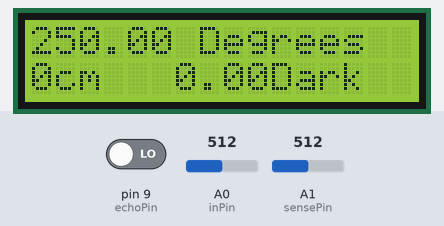
The sketch below on a simulated Arduino Uno, built with avr-gcc and run on an emulated ATmega328P. On the bench: 16×2 character LCD. The inputs (shaded band) are chosen by the test bench; at power-on: A0 (inPin) = 512, A1 (sensePin) = 512, pin 9 (echoPin) LOW.

Above: at 2.1 s.
2.2 s: A0 (inPin) set to 716
At 4.6 s:
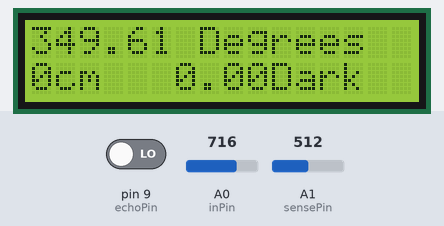
5.0 s: A1 (sensePin) set to 306
At 6.3 s:
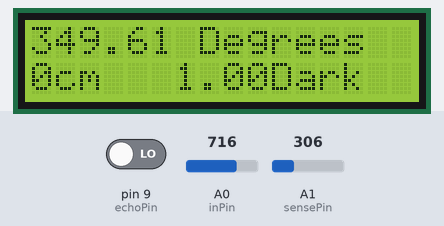
7.0 s: A0 (inPin) set to 900
At 8.1 s:
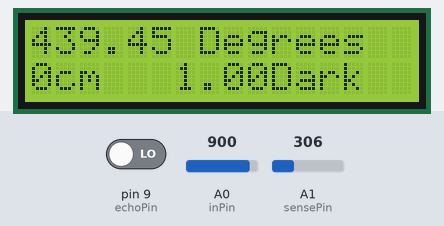
9.0 s: A1 (sensePin) set to 122
At 9.9 s:
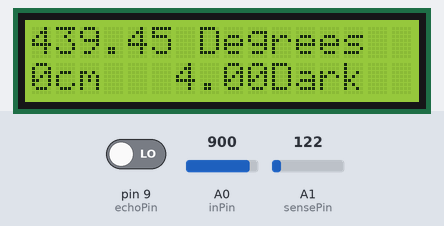
11.0 s: A1 (sensePin) set to 0
At 12.8 s:
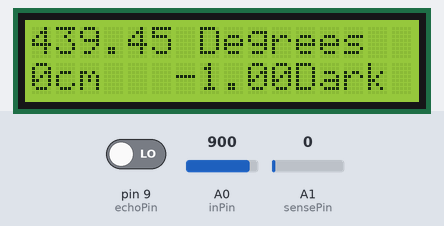
13.1 s: A0 (inPin) set to 1023
At 14.7 s:
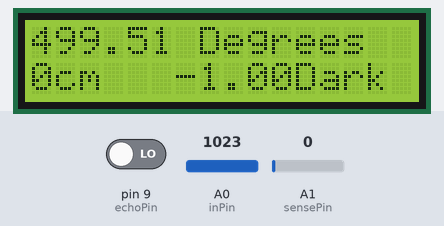
Timing chart, 0 to 16.1 s (numbered marks = the images above; inputs shaded):
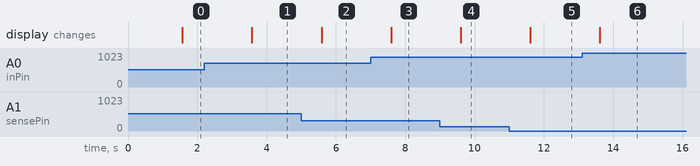

The sketch:

multi_sensor_lcd.ino
```cpp
#include <LiquidCrystal.h>

#define trigPin 8
#define echoPin 9
int sensePin = 1;

LiquidCrystal lcd(12, 11, 5, 4, 3, 2);
const int inPin = 0;

int value;
float millivolts,celsius;

void setup()
  {

    analogReference(DEFAULT); // not needed
    pinMode(trigPin, OUTPUT);
    pinMode(echoPin,INPUT);


    lcd.begin(16, 2);
  }
void loop()
  {
   //  lcd.setCursor(0, 1);

   //calc distacne

   int duration,distance;

  digitalWrite(trigPin, HIGH); //send ultrasoncie wave
  delay(500);
  digitalWrite(trigPin, LOW);

  duration = pulseIn(echoPin,HIGH);
  distance = (duration/2 )/29.1; //convert to cm


    //calc temperature


    int value = analogRead(inPin);

     millivolts = (value / 1024.0) * 5000;
     celsius = millivolts / 10;

        //calc LUX(brightness in room)


    int val = analogRead(sensePin);

  //  val = constrain(val ,20 , 200);

  float dark = 500/ val;

    lcd.clear();
    lcd.setCursor(0,0);
    lcd.print(celsius);
    lcd.print(" Degrees");
   // lcd.setCursor(0,1);
   //lcd.print((celsius * 9)/ 5 + 32);    //for fahrenhiet
   // lcd.print(" Fahrenheit");

    lcd.setCursor(0,1);
    lcd.print(distance);
    lcd.print("cm");


  lcd.setCursor(6,1);

  lcd.print(dark);
  lcd.print("Dark");
   delay(500);


  }
```

Measured:
- after the input at 2.2 s, the display: changes after 1.4 s (image 1)
- after the input at 5.0 s, the display: changes after 0.58 s (image 2)
- after the input at 7.0 s, the display: changes after 0.59 s (image 3)
- after the input at 9.0 s, the display: changes after 0.60 s (image 4)
- after the input at 11.0 s, the display: changes after 0.60 s (image 5)
- after the input at 13.1 s, the display: changes after 0.51 s (image 6)
